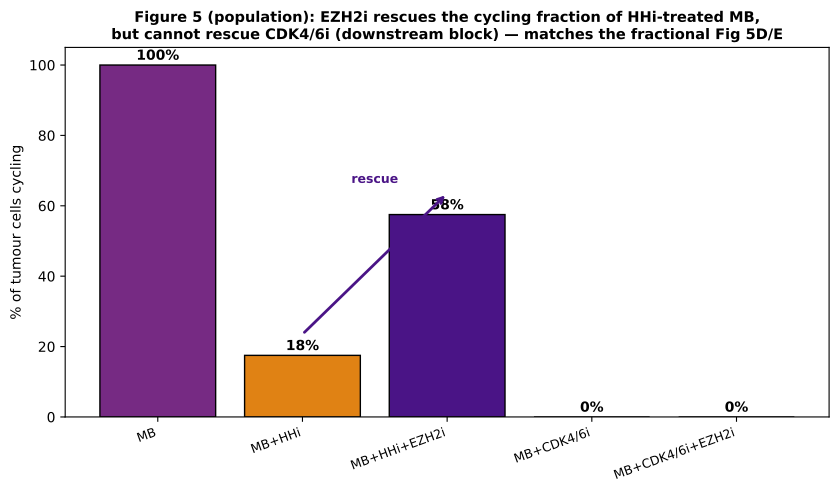

The script that saved this image:
"""Figure 5 (population reframing): vismodegib reduces, and EZH2i restores, the CYCLING FRACTION of a
heterogeneous Ptch+/- MB tumour. With the data-matched (de-saturated) HH, MB+HHi retains ~3x a cycling
GNP's CyclinD1, so single cells still cycle; the vismodegib effect is a population/fractional one (a
fraction of cells drop below the commitment threshold) -- matching the fractional Fig 5D/E bar charts.

Ensemble of MB cells with mother-set cyclin D1 / p27 heterogeneity (as sim_g0_bifurcation). % cycling:
  MB  ->  MB+HHi (reduced)  ->  MB+HHi+EZH2i (restored)        [the rescue]
  MB+CDK4/6i (reduced)  ->  MB+CDK4/6i+EZH2i (NOT restored)    [downstream block, no rescue]

Run (background):  ./venv/bin/python simulations/fig_v44_fig5_population.py
"""
import sys, os
sys.path.insert(0, os.path.dirname(os.path.dirname(os.path.abspath(__file__))))
import numpy as np, tellurium as te, matplotlib.pyplot as plt
from scipy.signal import find_peaks
from src.build_model_v44_heldt import build_model_v44

N = 120
T_END, N_PTS, SETTLE = 12000, 48000, 4000
P16_MB = 3.0   # MB high p16 -> competitive CDK4/6 brake (eff K_CdRb = 0.5*(1+3) = 2.0)
rng = np.random.default_rng(7)
# Wide CyclinD1/p27-ratio heterogeneity (sigma 0.85): vismo lowers MB CyclinD1 onto the p16-raised
# commitment threshold, so the tumour straddles it -> fractional arrest; EZH2i shifts most cells back.
cd_scale = np.clip(np.exp(rng.normal(0.0, 0.85, N)), 0.25, 4.0)        # CyclinD1 setpoint heterogeneity
p21_div = np.clip(np.exp(rng.normal(np.log(0.85), 0.15, N)), 0.5, 2.0)  # inherited p27 (tight; the
# proliferation-quiescence split is carried by the CyclinD1/p16 axis above, not inherited p27)

_RR = te.loada(build_model_v44())                                     # de-saturated defaults
_RR.integrator.setValue("absolute_tolerance", 1e-9); _RR.integrator.setValue("relative_tolerance", 1e-6)
KTL0 = 0.8   # matches builder default k_Cd_translation (recalibrated to MB_GDC0449 vismo drop)

CONDS = {  # MB context (Ptch1=0.1, MYCN_amp=2.8, p16 high) + treatment
    'MB':                 dict(gdc=0.0, ezh2i=0, cdk46i=False),
    'MB+HHi':             dict(gdc=1.0, ezh2i=0, cdk46i=False),
    'MB+HHi+EZH2i':       dict(gdc=1.0, ezh2i=1, cdk46i=False),
    'MB+CDK4/6i':         dict(gdc=0.0, ezh2i=0, cdk46i=True),
    'MB+CDK4/6i+EZH2i':   dict(gdc=0.0, ezh2i=1, cdk46i=True),
}


def cycles(ktl, p21d, gdc, ezh2i, cdk46i):
    for atol in (1e-9, 1e-8, 1e-7):
        _RR.reset()
        _RR['SHH'] = 0.5; _RR['Ptch1_copy_number'] = 0.1; _RR['MYCN_amplification'] = 2.8
        _RR['GDC0449'] = gdc; _RR['EZH2i'] = ezh2i; _RR['p16'] = P16_MB
        _RR['P21_div'] = p21d; _RR['k_Cd_translation'] = ktl
        if cdk46i:
            _RR['kPhRbCd'] = 0.0
        _RR.integrator.setValue("absolute_tolerance", atol)
        try:
            r = _RR.simulate(0, T_END, N_PTS, selections=["time", "MPF"])
        except Exception:
            continue
        t = r['time']; m = t >= SETTLE; tt = t[m]; dt = tt[1] - tt[0]
        pk, _ = find_peaks(r['MPF'][m], prominence=0.15, distance=int(200 / dt))
        return len(pk) >= 2
    return False


frac = {}
for name, c in CONDS.items():
    nc = sum(cycles(KTL0 * cd_scale[i], p21_div[i], **c) for i in range(N))
    frac[name] = 100 * nc / N
    print(f"{name:18s}: {frac[name]:.0f}% cycling")

fig, ax = plt.subplots(figsize=(8.5, 5))
order = list(CONDS); vals = [frac[n] for n in order]
colors = ['#762A83', '#E08214', '#4A1486', '#C2185B', '#D81B60']
b = ax.bar(range(len(order)), vals, color=colors, edgecolor='k')
for bar, v in zip(b, vals):
    ax.text(bar.get_x() + bar.get_width()/2, v + 1.5, f'{v:.0f}%', ha='center', fontweight='bold', fontsize=10)
ax.set_xticks(range(len(order))); ax.set_xticklabels(order, rotation=20, ha='right', fontsize=9)
ax.set_ylabel('% of tumour cells cycling'); ax.set_ylim(0, 105)
ax.set_title('Figure 5 (population): EZH2i rescues the cycling fraction of HHi-treated MB,\n'
             'but cannot rescue CDK4/6i (downstream block) — matches the fractional Fig 5D/E',
             fontweight='bold', fontsize=10.5)
# bracket the rescue
ax.annotate('', xy=(2, frac['MB+HHi+EZH2i']+6), xytext=(1, frac['MB+HHi']+6),
            arrowprops=dict(arrowstyle='->', color='#4A1486', lw=2))
ax.text(1.5, max(frac['MB+HHi'], frac['MB+HHi+EZH2i'])+9, 'rescue', ha='center', color='#4A1486', fontsize=9, fontweight='bold')
plt.tight_layout()
plt.savefig('simulations/fig_v44_fig5_population.png', dpi=170, bbox_inches='tight')
plt.savefig('simulations/fig_v44_fig5_population.pdf', bbox_inches='tight')
plt.close()
print("\nSaved: fig_v44_fig5_population.png")
